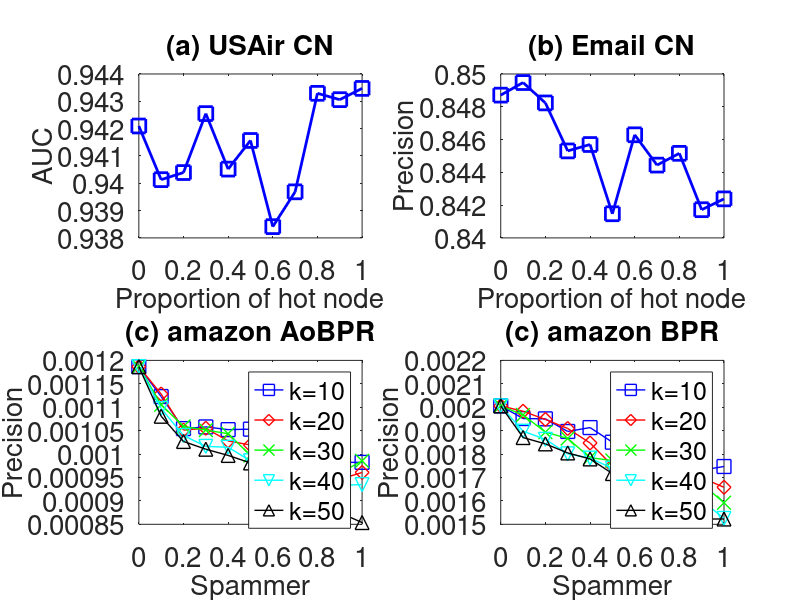

This figure's MATLAB source:
subplot(2,2,1);
x=0:0.1:1;
y=[(0.942096),(0.940132),(0.940392),(0.94255),(0.940518),(0.941566),(0.938412),(0.939686),(0.943292),(0.94306),(0.943472)];
plot(x,y,'-bs','LineWidth',2,'MarkerSize',10);
set(gca,'FontSize',20);
xlabel('Proportion of hot node','fontsize',20);
ylabel('AUC','fontsize',20);
title('(a) USAir CN','fontsize',20);

subplot(2,2,2);
x=0:0.1:1;
y=[0.84871,0.849476333,0.848234333 ,0.845306333 ,0.845697  0.841471667  ,0.846290667 ,0.844441 ,0.845158667 ,0.84172 ,0.842381 ,];
plot(x,y,'-bs','LineWidth',2,'MarkerSize',10);
set(gca,'FontSize',20);
xlabel('Proportion of hot node','fontsize',20);
ylabel('Precision','fontsize',20);
title('(b) Email CN','fontsize',20);

subplot(2,2,3);
x=0:0.1:1;
y=[0.001186700767263420 ,0.001122807017543860  ,0.00105434782608695 ,0.00105797101449275 ,0.00105217391304348 ,0.00105314009661836 ,0.00101601830663615 ,0.000997711670480547,0.000982286634460545 ,0.000982286634460545  ,0.000982286634460544 ,];
plot(x,y,'-bs','LineWidth',1,'MarkerSize',10);
hold on;

y=[0.001186700767263420,0.00112820512820513,0.00105120772946860 ,0.00105507246376811 ,0.0010280193236715,0.001019323671497580,0.000998885172798214,0.00100483091787439 ,0.00098357487922705 ,0.000946169772256727,0.000960662525879914 ,];
plot(x,y,'-rd','LineWidth',1,'MarkerSize',10);
hold on;

y=[0.001186700767263420,0.00110531400966183,0.00105893719806763 ,0.0010512077294686,0.00104347826086956,0.00099710144927536,0.000989371980676325,0.00098964803312629,0.000972129319955403,0.000959156785243739,0.000985507246376808,];
plot(x,y,'-gx','LineWidth',1,'MarkerSize',10);
hold on;

y=[0.001186700767263420,0.00109730848861283,0.00103961352657004,0.00101642512077294,0.00101449275362318,0.000985507246376809,0.000979066022544282,0.000966183574879225,0.000934782608695649,0.000933333333333331 ,0.000934782608695651,];
plot(x,y,'-cv','LineWidth',1,'MarkerSize',10);
hold on;

y=[0.001186700767263420,0.0010807453416149,0.00102691511387163,0.0010103519668737,0.00099710144927536,0.000981047937569675,0.000964803312629397,0.000919806763285022,0.000912077294685988,0.000874835309617916,0.000853754940711461 ,];
plot(x,y,'-k^','LineWidth',1,'MarkerSize',10);


set(gca,'FontSize',20);
xlabel('Spammer','fontsize',20);
ylabel('Precision','fontsize',20);
title('(c) amazon AoBPR','fontsize',20);

legend('k=10','k=20','k=30','k=40','k=50');
hold on;


subplot(2,2,4);
x=0:0.1:1;
y=[0.00200579710144927,0.001951690821256040 ,0.00195031055900621  ,0.00189648033126294 ,0.00191304347826087 ,0.00185061315496098 ,0.00185093167701863 ,0.00183574879227053 ,0.00177004830917874 ,0.001731400966183570 ,0.00174685990338164  ,];
plot(x,y,'-bs','LineWidth',1,'MarkerSize',10);
hold on;

y=[0.00200579710144927,0.00198260869565217 ,0.00194782608695652 ,0.00190917874396135 ,0.00184734299516908,0.00175072463768115,0.00173140096618357,0.00176548089591567 ,0.0017391304347826 ,0.00169899665551839,0.00165797101449275,];
plot(x,y,'-rd','LineWidth',1,'MarkerSize',10);
hold on;

y=[0.00200579710144927,0.0019671497584541,0.00189371980676328 ,0.001866666666666660,0.00178467908902691,0.00177225672877846,0.00175845410628019,0.00173913043478261,0.00172129319955406,0.00167342995169082,0.00159227053140096,];
plot(x,y,'-gx','LineWidth',1,'MarkerSize',10);
hold on;

y=[0.00200579710144927,0.0018975845410628,0.00186280193236715,0.00180096618357488,0.00178260869565217,0.0017391304347826,0.00172367149758454,0.00170821256038647,0.00170434782608695,0.00160248447204969  ,0.00152508361204013,];
plot(x,y,'-cv','LineWidth',1,'MarkerSize',10);
hold on;

y=[0.00200579710144927,0.001870531400966180 ,0.00184347826086956,0.00180483091787439,0.001779264214046820,0.00171683389074693,0.001700483091787430 ,0.00166570048309178,0.00163091787439613,0.0015227053140096625,0.0015227053140096623 ,];
plot(x,y,'-k^','LineWidth',1,'MarkerSize',10);


set(gca,'FontSize',20);
xlabel('Spammer','fontsize',20);
ylabel('Precision','fontsize',20);
title('(c) amazon BPR','fontsize',20);

legend('k=10','k=20','k=30','k=40','k=50');
hold on;
